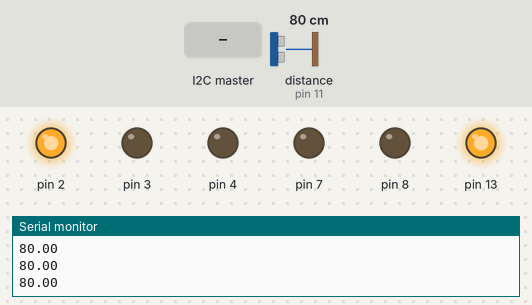
Simulated run of this sketch. Board: Arduino Uno, built with avr-gcc and run on an emulated ATmega328P. Shown: output pins drawn as LEDs (lit = HIGH), the last lines printed to the serial monitor. The test bench sets the inputs (shaded band); at power-on: distance to the obstacle (sensor on pin 11) 80 cm. The echo pulse lasts 58.3 µs per cm.

Above: at 1.2 s.
1.3 s: the I2C master sends "f"
At 2.1 s:
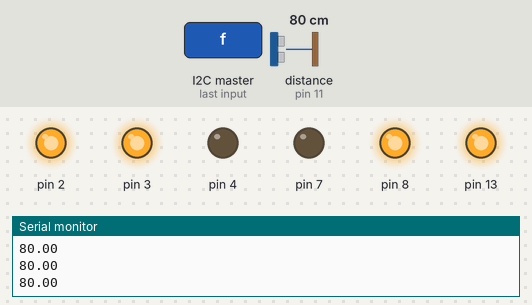
2.8 s: the I2C master sends "b"
At 3.2 s:
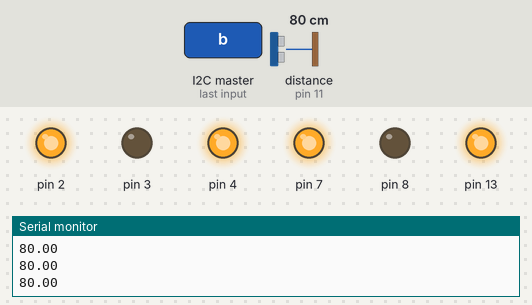
4.3 s: the I2C master sends "r"
At 5.5 s:
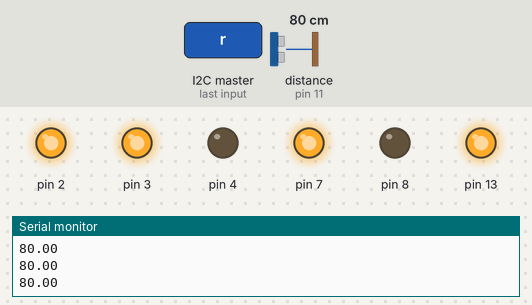
5.8 s: the I2C master sends "l"
At 7.0 s:
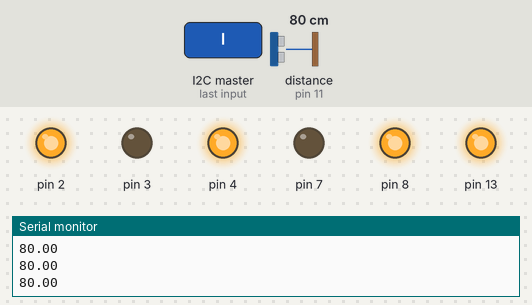
7.3 s: distance to the obstacle (sensor on pin 11) set to 23 cm
8.8 s: distance to the obstacle (sensor on pin 11) set to 18 cm
At 10.0 s:
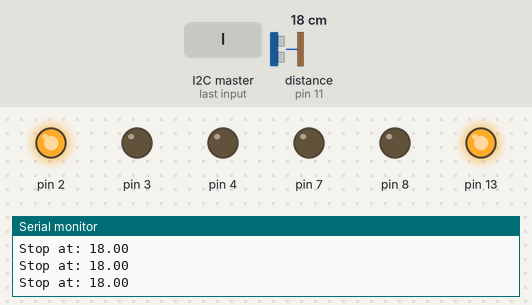
Timing chart, 0 to 11.7 s (numbered marks = the images above; inputs shaded):
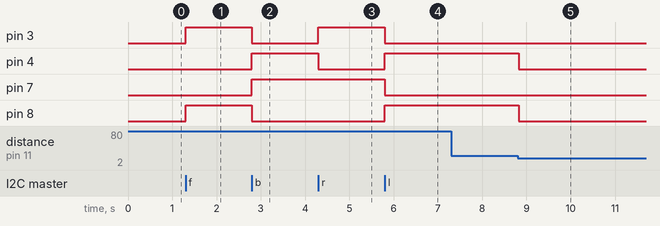

The sketch:

robot_i2c_slave_arduino_uno.ino
```cpp
#include <Wire.h>
#include <Ultrasonic.h>
#include <stdlib.h>

int motor_l1, motor_l2, input_l, motor_r1, motor_r2, input_r;
Ultrasonic ultrasonic(10, 11); // Trig, Echo

double distance; // last measured distance

double const AUTO_STOP_DISTANCE = 20;

void setup() {
  Wire.begin(8);                /* join i2c bus with address 8 */
  Wire.onReceive(receiveEvent); /* register receive event */
  Wire.onRequest(requestEvent); /* register request event */
  Serial.begin(9600);           /* start serial for debug */

  // setup running gear
  setup_motor_system(3, 4, 13, 7, 8, 2); /* (L1, L2, iL, R1, R2, iR) */
  set_speed(255, 255);

  _stop();
}

void loop() {
  delay(100);
  distance = get_average_distance_ultrasonic();
  if ( distance <= AUTO_STOP_DISTANCE && distance != 0 ) {
    _stop();
    Serial.print("Stop at: ");
  }
  Serial.println(distance);
}

// function that executes whenever data is requested from master
void requestEvent() {
  // sconvert double to char array
  char charBuf[6];
  // (float, min string width, precision, char)
  dtostrf(distance, 3, 2, charBuf);
  Wire.write(charBuf); /*send string on request */
}

// function that executes whenever data is received from master
void receiveEvent() {
  while (Wire.available()) {
    char c = Wire.read();      /* receive byte as a character */
    Serial.print(c);           /* print the character */
    switch (c){
      case 'f':
        forward();
        break;
      case 'b':
        backward();
        break;
      case 'r':
        right();
        break;
      case 'l':
        left();
        break;
      case 's':
        _stop();
        break;
    }
    Serial.println();             /* to newline */
  }
}

void setup_motor_system(int L1, int L2, int iL, int R1, int R2, int iR){
  motor_l1 = L1;
  motor_l2 = L2;
  input_l = iL;
  motor_r1 = R1;
  motor_r2 = R2;
  input_r = iR;
  pinMode(motor_l1, OUTPUT);
  pinMode(motor_l2, OUTPUT);
  pinMode(input_l, OUTPUT);
  pinMode(motor_r1, OUTPUT);
  pinMode(motor_r2, OUTPUT);
  pinMode(input_r, OUTPUT);
 }

void set_speed(int leftSpeed, int rightSpeed){
  analogWrite(input_l, leftSpeed);
  analogWrite(input_r, rightSpeed);
}

void _stop(){
  digitalWrite(motor_l1, LOW);
  digitalWrite(motor_l2, LOW);
  digitalWrite(motor_r1, LOW);
  digitalWrite(motor_r2, LOW);
}

void forward(){
  digitalWrite(motor_l1, HIGH);
  digitalWrite(motor_l2, LOW);
  digitalWrite(motor_r1, LOW);
  digitalWrite(motor_r2, HIGH);
}

void backward(){
  digitalWrite(motor_l1, LOW);
  digitalWrite(motor_l2, HIGH);
  digitalWrite(motor_r1, HIGH);
  digitalWrite(motor_r2, LOW);
}

void right(){
  digitalWrite(motor_l1, HIGH);
  digitalWrite(motor_l2, LOW);
  digitalWrite(motor_r1, HIGH);
  digitalWrite(motor_r2, LOW);
}

void left(){
  digitalWrite(motor_l1, LOW);
  digitalWrite(motor_l2, HIGH);
  digitalWrite(motor_r1, LOW);
  digitalWrite(motor_r2, HIGH);
}

double get_average_distance_ultrasonic(){
  double AMOUNT_OF_MEASURES = 1;
  double distance_comulative = 0;
  for (int i=0; i <= AMOUNT_OF_MEASURES - 1; i++){
      distance_comulative = distance_comulative + ultrasonic.distanceRead();
   }
  double distance = distance_comulative / AMOUNT_OF_MEASURES;
  return distance;
}
```

Measured:
- the behaviour switches between 21 and 20 cm on distance to the obstacle (sensor on pin 11) (found by bisection; images 4 and 5)
- after the input at 1.3 s, pin 3, pin 8: LOW → HIGH at once
- after the input at 2.8 s, pin 3, pin 8: HIGH → LOW at once; pin 4, pin 7: LOW → HIGH at once
- after the input at 4.3 s, pin 3: LOW → HIGH at once; pin 4: HIGH → LOW at once
- after the input at 5.8 s, pin 3, pin 7: HIGH → LOW at once; pin 4, pin 8: LOW → HIGH at once
- after the input at 8.8 s, pin 4, pin 8: HIGH → LOW at once
